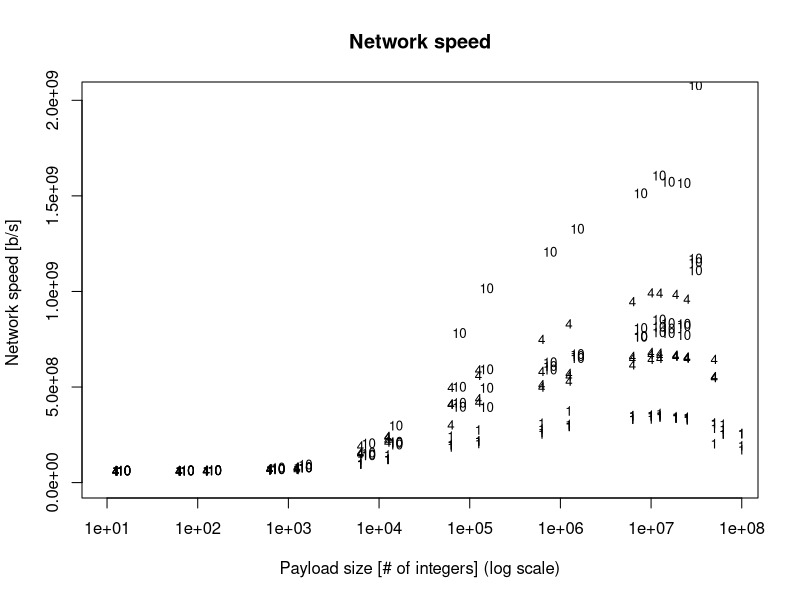

Write R code to recreate this figure. (Note: this script raises an error after producing the figure.)
#!/usr/bin/Rscript

# Loading Libraries
library('plyr') # aggregation: ddply()
library('calibrate') # annotation: textxy()

# Loading data
d <- read.csv('../data/communications_rtt_4.dat', sep=' ')

# Filtering data
d <- d[d$payload_size > 0,] # True RTT (no payload) cannot tell about speed
d$conc_messages <- d$num_messages # Messages sent concurrently (not aggregated)
d$message_id <- NULL
d$arrival_rank <- NULL

# Aggregation
d <- ddply(d, .(payload_size, delay, conc_messages), colwise(sum))
# We cannot compute actual payload size here, as R uses
# 32-bit integers and the total payload might be too large.
#d$payload_size <- d$payload_size * d$num_messages

# Computation of the network speed
d$hrtt <- d$rtt_ms / 2
#d$netspeed <- (d$payload_size * 32) / (d$hrtt / 1000) # payload: 32-bit ints, hrtt [ms] -> [s]
d$netspeed <- (d$payload_size * 32) / (d$hrtt / 1000) * d$num_messages

# Plotting function
myplot <- function(df, outname, log = 'x') {
  outfile <- paste0(outname, '.svg')
  svg(outfile, width = 10, height = 8)

  # Helper function to properly label axes with log scale
  lab <- function(label, axis) {
    return (paste(label, if (grepl(axis, log)) '(log scale)' else '', sep = ' '))
  }

  # Scatterplot
  plot(df$payload_size, df$netspeed,
    log=log,
    col=as.numeric(df$delay),
    pch=as.numeric(df$delay),
    main='Network speed',
    xlab=lab('Payload size [# of integers]', 'x'),
    ylab=lab('Network speed [b/s]', 'y')
  )

  # Labels near points
  textxy(df$payload_size, df$netspeed, df$conc_messages,
    cex=0.8,
    offset=1.2
  )

  # Legend
  legend('topleft',
    levels(df$delay),
    pch=as.numeric(levels(factor(as.numeric(df$delay)))),
    col=as.numeric(levels(factor(as.numeric(df$delay)))),
    title='Load delay'
  )

  dev.off()
}

# Last filtering and plotting
myplot(d, 'netspeed_vs_payload')
myplot(d, 'netspeed_vs_payload_logy', 'xy')
